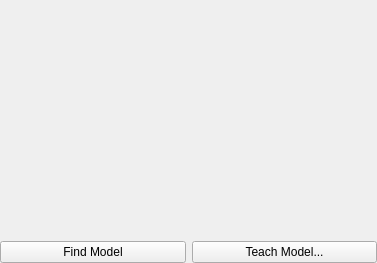
<ui version="4.0" >
 <class>CSearchGuiComp</class>
 <widget class="QWidget" name="CSearchGuiComp" >
  <property name="geometry" >
   <rect>
    <x>0</x>
    <y>0</y>
    <width>377</width>
    <height>263</height>
   </rect>
  </property>
  <property name="windowTitle" >
   <string>Form</string>
  </property>
  <layout class="QVBoxLayout" >
   <property name="margin" >
    <number>0</number>
   </property>
   <item>
    <widget class="QFrame" name="ParamsFrame" >
     <property name="frameShape" >
      <enum>QFrame::NoFrame</enum>
     </property>
     <property name="frameShadow" >
      <enum>QFrame::Raised</enum>
     </property>
     <layout class="QVBoxLayout" >
      <property name="margin" >
       <number>0</number>
      </property>
      <item>
       <layout class="QHBoxLayout" />
      </item>
     </layout>
    </widget>
   </item>
   <item>
    <layout class="QHBoxLayout" >
     <item>
      <widget class="QPushButton" name="FindButton" >
       <property name="text" >
        <string>Find Model</string>
       </property>
      </widget>
     </item>
     <item>
      <widget class="QPushButton" name="TeachButton" >
       <property name="text" >
        <string>Teach Model...</string>
       </property>
      </widget>
     </item>
    </layout>
   </item>
  </layout>
 </widget>
 <resources/>
 <connections/>
</ui>
